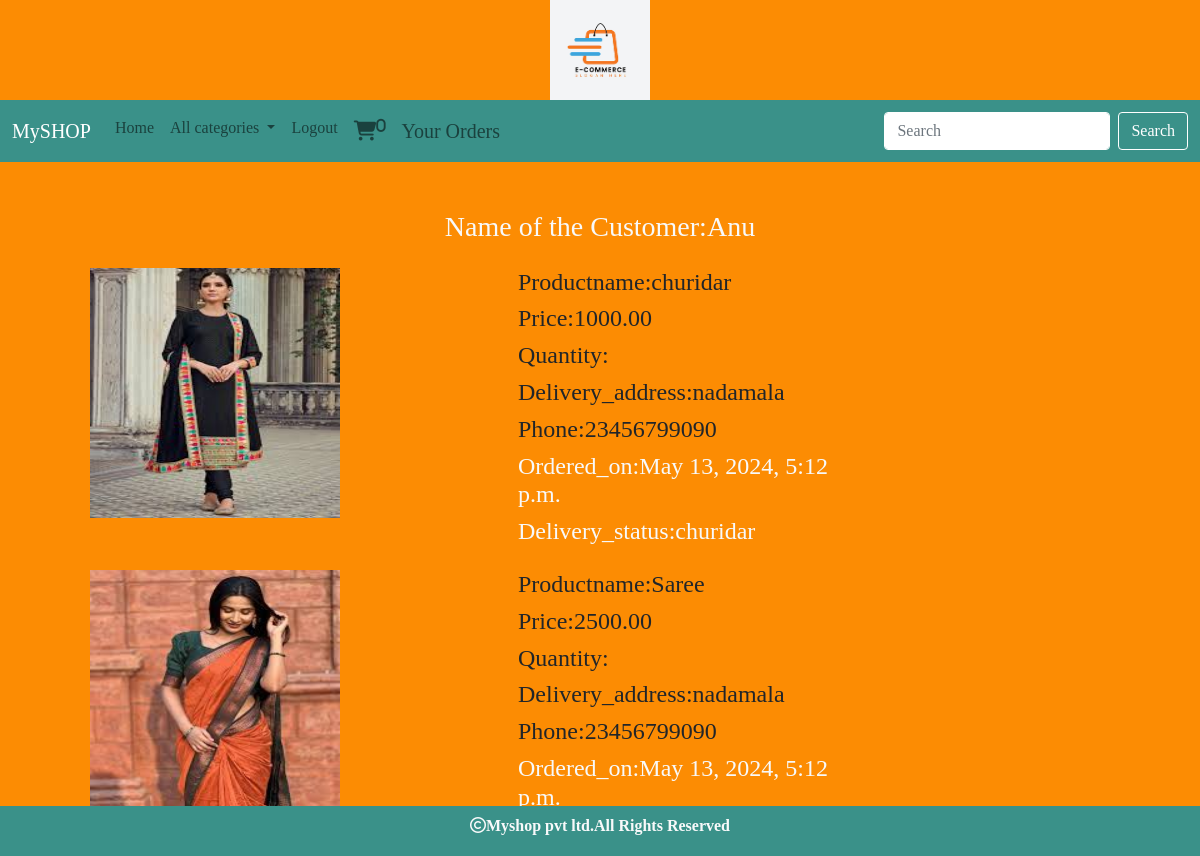
/cart/orderview (signed in), run on the app's committed database.
### cart/models.py (models this page shows, shortened)
class Order(models.Model):
    product=models.ForeignKey(Product,on_delete=models.CASCADE)
    user=models.ForeignKey(User,on_delete=models.CASCADE)
    no_of_items=models.IntegerField()
    ordered_date=models.DateTimeField(auto_now_add=True)
    address=models.TextField()
    phone=models.BigIntegerField()
    order_status=models.CharField(max_length=30,default="pending")
    delivery_status = models.CharField(max_length=30, default="pending")

### shop/models.py (models this page shows, shortened)
class Product(models.Model):
    name = models.CharField(max_length=30)
    desc = models.TextField()
    image = models.ImageField(upload_to='products', null=True, blank=True)
    price= models.DecimalField(max_digits=10,decimal_places=2)
    stock=models.IntegerField()
    available=models.BooleanField(default=True)
    created=models.DateTimeField(auto_now_add=True) #one time
    updated=models.DateTimeField(auto_now=True) #every time we update records
    category=models.ForeignKey(Category,on_delete=models.CASCADE)

### cart/views.py (the view)
# urls.py: path('orderview',views.orderview,name="orderview"),
@login_required
def orderview(request):
    u=request.user
    o=Order.objects.filter(user=u)
    return render(request,'orderview.html',{'o':o,'u':u.username})

### cart/context_processors.py (called while the page is built)
def total(request):
    count = 0
    if request.user.is_authenticated:
        u = request.user
        try:
            c = Cart.objects.filter(user=u)
            for i in c:
                count = count + i.quantity
        except:
            count = 0
    return {'count': count}

### shop/context_processors.py (called while the page is built)
def links(request):
    c=Category.objects.all()
    return {'links':c}

### templates/orderview.html
{% extends 'base.html' %}
{% load static %}
{% block content %}
<div class="container mt-5">
    <h3 class="text-center text-light">Name of the Customer:{{u}}</h3>
    {% for i in o %}
    <div class="row">
        <div class="col-4 mt-3 ms-5 me-5"><img src="{{i.product.image.url}}" height="250px" width="250px"></div>
        <div class="col-4 mt-3">
            <h4>Productname:{{i.product.name}}</h4>
            <h4>Price:{{i.product.price}}</h4>
             <h4>Quantity:{{i.product.no_of_items}}</h4>
             <h4>Delivery_address:{{i.address}}</h4>
             <h4>Phone:{{i.phone}}</h4>
             <h4 class="text-light fs-italic">Ordered_on:{{i.ordered_date}}</h4>
             <h4 class="text-light fs-italic">Delivery_status:{{i.product.name}}</h4>
        </div>
    </div>
    {% endfor %}
</div>
{% endblock %}

### static/css/style.css (style rules this page uses)
body { background-color:#fc8c03; font-family: "Zilla Slab", serif; font-optical-sizing: auto; font-weight: 300; font-style: normal; font-variation-settings: "wdth" 100; }

### data on the page
Order: product.image (picture), product.name "churidar", product.price "1000.00", address "nadamala", phone "23456799090", ordered_date "May 13, 2024, 5:12 p.m."
Order: product.image (picture), product.name "Saree", product.price "2500.00", address "nadamala", phone "23456799090", ordered_date "May 13, 2024, 5:12 p.m."

### other printed values
{{ count }} "0"
{{ u }} "Anu"
